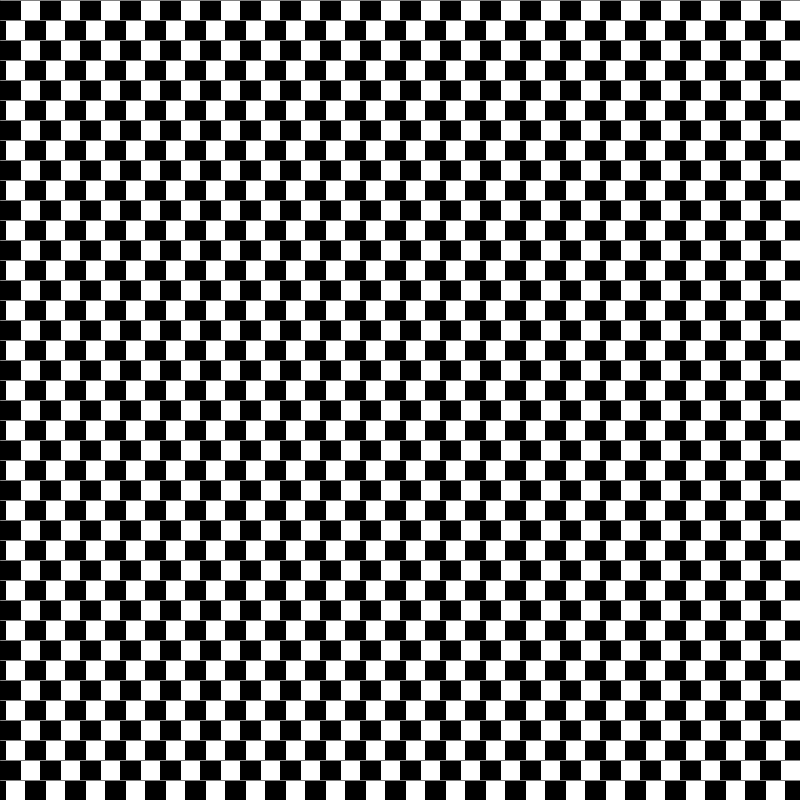
Frame 1 (no input)
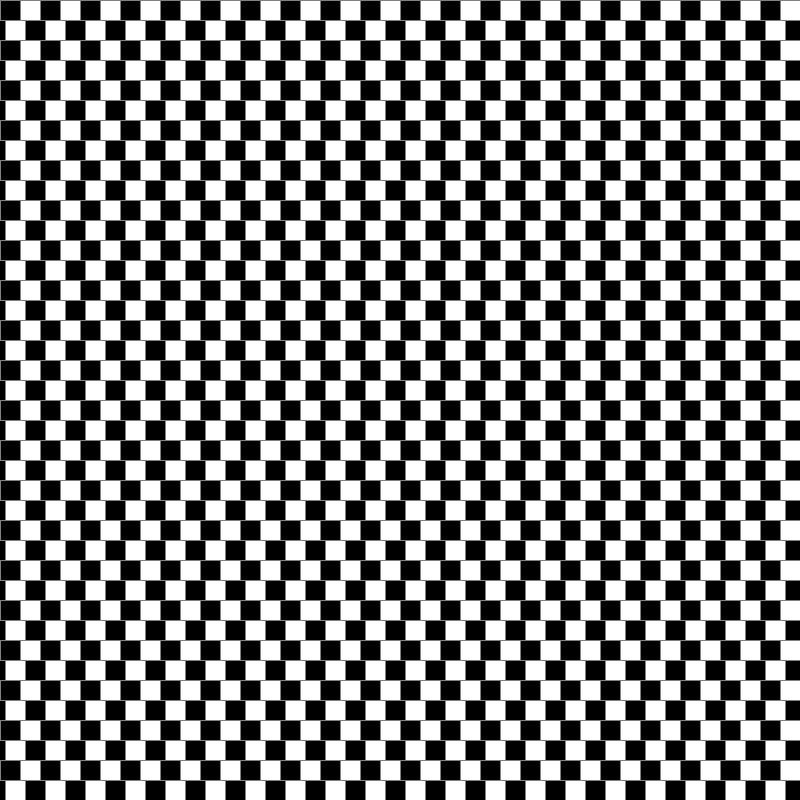
Frame 60 (the mouse pressed at the canvas centre just before this capture)
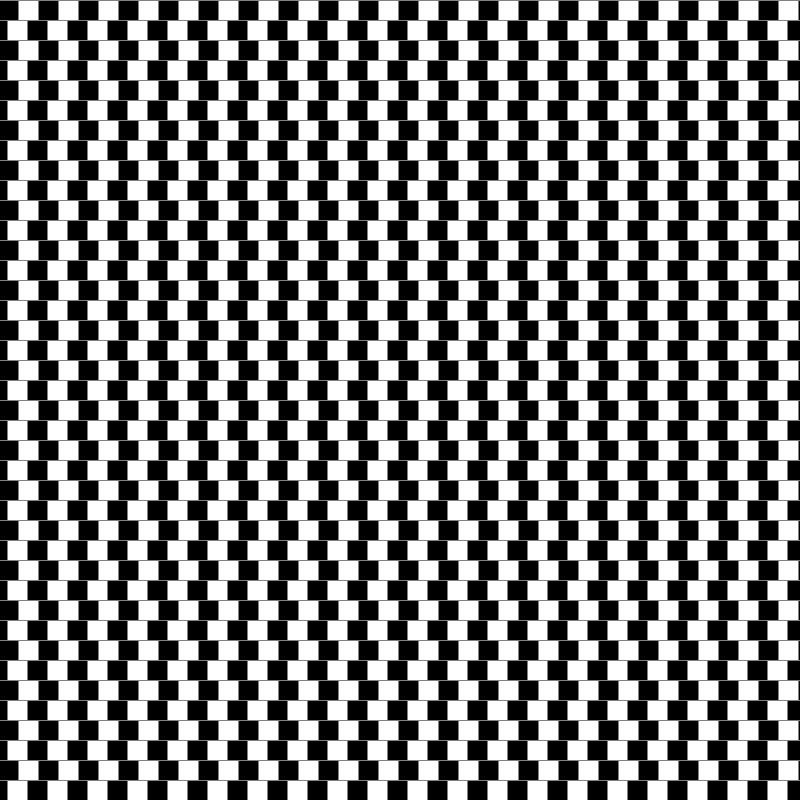
Frame 120 (the mouse held since frame 60 and released just before this capture)

The Processing sketch that drew these frames (run headless with seeded random() and noise(); from frame 60 on, the mouse is pressed at the canvas centre):

// Processing sketch: Ilusion2_1
// ── Ilusion2_1.pde
float a;
float b;
void setup() {
  size(800, 800);
  background(255);
  a=0;
  b=0;
}
void draw() {
  background(255);
  strokeWeight(1);
  fill(0);

  for (int i = -width; i < width; i+=40) {
    for (int j = 0; j < height; j+=40) {
      rect(a+i, j, 20, 20);
    }
  }
  for (int i = width*2; i > -width; i-=40) {
    for (int j = -20; j < height; j+=40) {
      rect(b+i-15, j, 20, 20);
    }
  }
  for (int j = 0; j < height; j+=20) {
    stroke(130, 130, 130);
    line(0, j, width, j);
  }

  if (mousePressed == true) {
    a = a+2;
    if (a > width) {
      a = 0;
    }
    b = b-2;
    if (b < -width) {
      b = 0;
    }
  }
}
